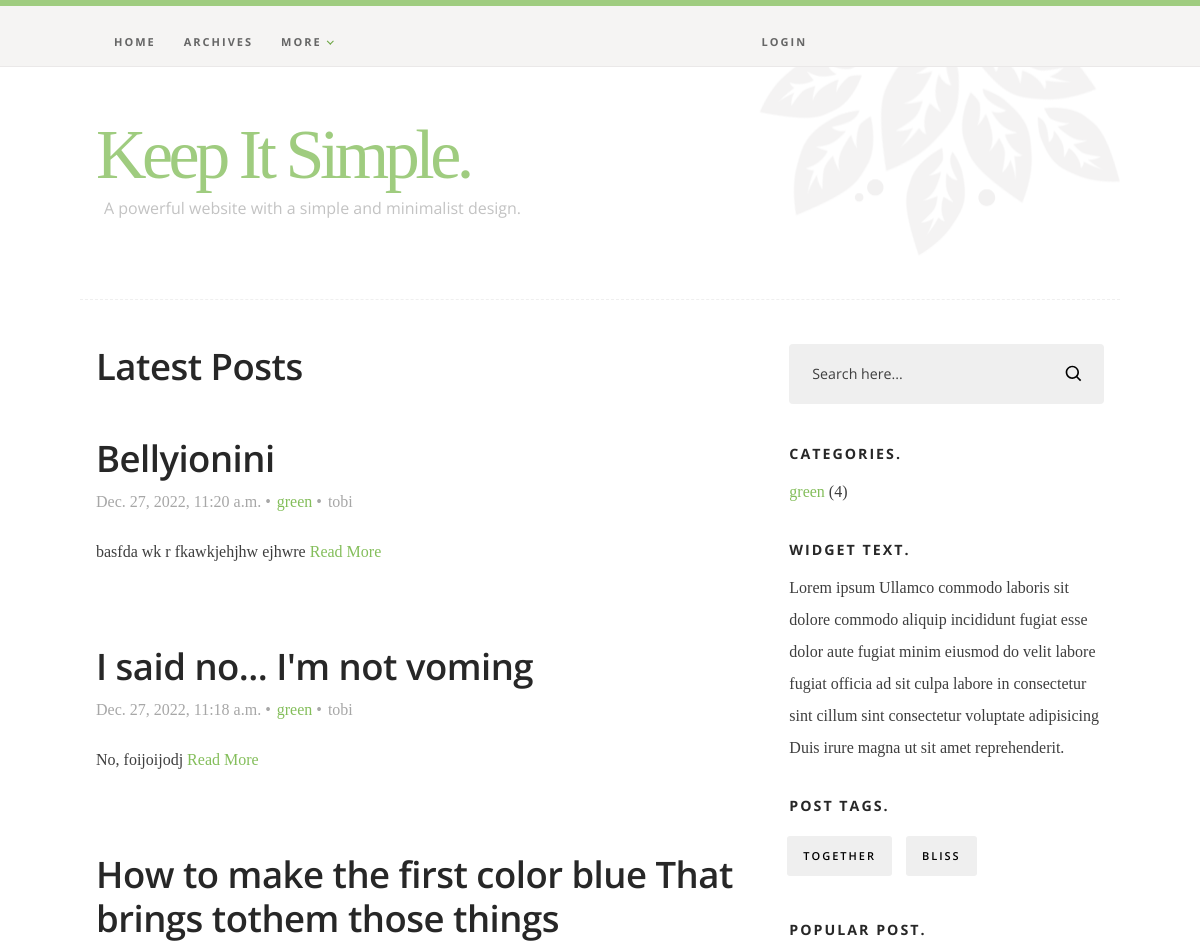
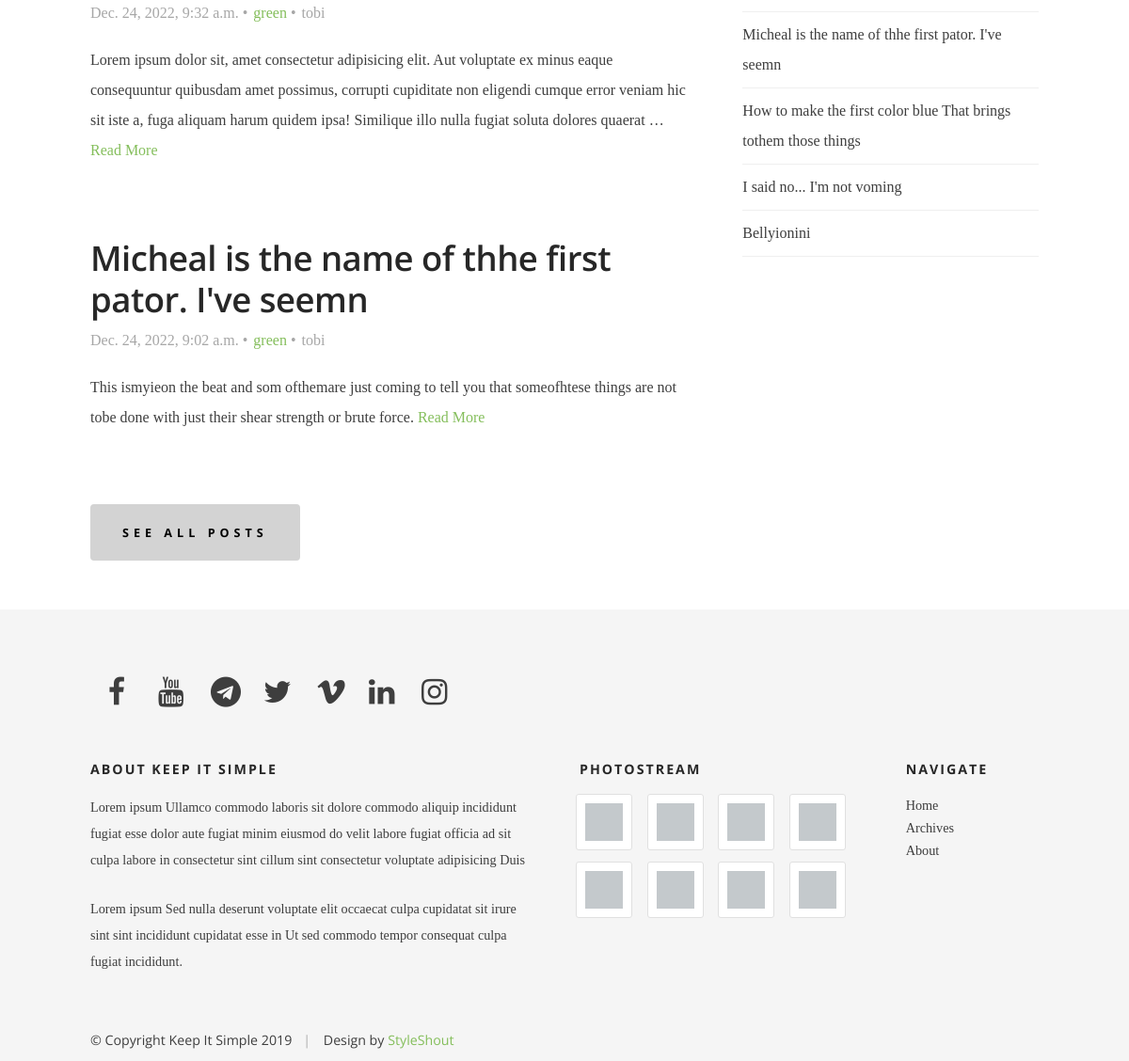
The page / on the database its author committed (2 pictures, top to bottom).
### blog/models.py (models this page shows, shortened)
class Post(models.Model):
    post_title = models.CharField(max_length=100)
    post_body = RichTextUploadingField()
    cover = models.ImageField(upload_to='images', blank=True)
    category = models.ForeignKey(Categories, related_name='categories', on_delete=models.CASCADE)
    author = models.ForeignKey(User,related_name= "author", null=True, blank=True, on_delete=models.CASCADE)
    tags = models.ManyToManyField(Tags, related_name = 'tags')
    post_date = models.DateTimeField(auto_now_add=True)
    slug = models.SlugField(null = True, blank = True, unique = True)
    status = models.BooleanField('Tick to publish post.', default = True)
    published = PublishedPostManager()
    objects = models.Manager()
    class Meta:
        verbose_name = ("Post")
        verbose_name_plural = ("Posts")
    def get_absolute_url(self):
        return reverse("blog_single", args=[self.post_date.strftime('%Y'), self.post_date.strftime('%m'),
        self.post_date.strftime('%d'), self.slug])

class Categories(models.Model):
    category = models.CharField(max_length=50)
    class Meta:
        verbose_name = ("Categories")
        verbose_name_plural = ("Categories")
    def __str__(self):
        return self.category

class Tags(models.Model):
    tag_name = models.CharField(max_length=50)
    class Meta:
        verbose_name = ("Tags")
        verbose_name_plural = ("Tags")

### blog/views.py (the view)
# urls.py: path('', views.index, name = "index"),
def index(request):
    posts = Post.published.all()
    categories = Categories.objects.all()
    tags = Tags.objects.all()
    return render(request, 'blog/index.html', {'posts': posts, 'categories': categories, 'tags': tags})

### blog/context_processors.py (called while the page is built)
def context_process(request):
    tags = Tags.objects.all()
    categories = Categories.objects.all()
    posts = Post.published.all
    user = request.user
    thumb_list = [1, 2, 3, 4, 5, 6, 7, 8]
    social_links = [{'facebook':'https://www.facebook.com/tobidada940'}, {'youtube': 'https://www.youtube.com/codingwithmitch'}, {'telegram': 'https://www.telegram.org/tobbs101'},
            {'twitter':'https://www.twitter.com/tobidada14'}, {'vimeo': 'https://www.facebook.com/tobidada940'}, {'linkedin': 'https://www.twitter.com/tobidada14'},
            {'instagram': 'https://www.telegram.org/tobbs101'}]
    return {'mytags': tags, 'categories': categories, 'posts': posts, 'user': user, 'thumbs': thumb_list, 'social_links': social_links}

### blog/models.py (called while the page is built)
    def get_queryset(self):
        return super().get_queryset().filter(status = True)

### blog/templates/blog/index.html
{% extends 'blog/base.html' %}
{% load static %}
{% block content %}
    <div class="s-content">
        <div class="row">
            <div id="main" class="s-content__main large-8 column">
                {% if posts %}
                    <h1 style="margin-left: 0rem; margin-top: 0;" class="entry__title h1">Latest Posts</h1><br>
                {% for post in posts reversed%}
                <article class="entry">
                    <header class="entry__header">
                        <h2 class="entry__title h1">
                            <a href="{{post.get_absolute_url}}" title="">{{post.post_title}}</a>
                        </h2>
                        <div class="entry__meta">
                            <ul>
                                <li>{{post.post_date}}</li>
                                <li><a href="{% url 'postlist' post.category %}" title="" rel="category tag">{{post.category}}</a></li>
                                <li>{{post.author}}</li>
                            </ul>
                        </div>
                    </header>
                    <div class="entry__content">
                          <p>
                        {{post.post_body|striptags|safe|truncatewords:40}}
                        <a href="{{post.get_absolute_url}}">Read More</a>
                        </p>
                    </div>
                </article>
                {% endfor %}
                <a href="{% url 'blog' %}"><button>See All Posts</button></a>
                {% else %}
                    <p>There aren't any posts yet. Create new post</p>
                {% endif %}
           </div>
           {% include "blog/sidebar.html" %}
       </div>
   </div>
   {% endblock content %}

### blog/templates/blog/sidebar.html (shortened to what this page needs)
{% load static %}
<!DOCTYPE html>
<html class="no-js" lang="en">
<head>
    <link rel="stylesheet" href="{% static 'css/base.css' %}">
    <link rel="stylesheet" href="{% static 'css/main.css' %}">
</head>
<body>
<div id="sidebar" class="s-content__sidebar large-4 column">
    <div class="widget widget--search">
       <form action="{% url 'process_search' %}">
          <input type="text" name="searchbox" value="Search here..." onblur="if(this.value == '') { this.value = 'Search here...'; }" onfocus="if (this.value == 'Search here...') { this.value = ''; }" class="text-search">
          <input type="submit" value="" class="submit-search">
       </form>
    </div>
    <div class="widget widget--categories">
        <h3 class="h6">Categories.</h3>
        <ul>
            {% for category in categories %}
             <li><a href="{% url 'postlist' category.category %}" title="">{{category.category}}</a> ({{category.categories.count}})</li>
             {% endfor %}
         </ul>
     </div>
     <div class="widget widget_text group">
         <h3 class="h6">Widget Text.</h3>
         <p>
         Lorem ipsum Ullamco commodo laboris sit dolore commodo aliquip incididunt fugiat esse dolor
         aute fugiat minim eiusmod do velit labore fugiat officia ad sit culpa labore in consectetur
         sint cillum sint consectetur voluptate adipisicing Duis irure magna ut sit amet reprehenderit.
         </p>
     </div>
     <div class="widget widget_tags">
         <h3 class="h6">Post Tags.</h3>
         <div class="tagcloud group">
             {% for mtag in mytags %}
             <a href="{% url 'tagposts' mtag.tag_name %}">{{mtag.tag_name}}</a>
             {% endfor %}
         </div>
     </div>
     <div class="widget widget_popular">
         <h3 class="h6">Popular Post.</h3>
         <ul class="link-list">
             {% for p in posts %}
             <li><a href="{{p.get_absolute_url}}">{{p.post_title}}</a></li>
             {% endfor %}
         </ul>
     </div>
</div>
</body>

### blog/static/css/base.css (style rules this page uses)
html { line-height: 1.15; -webkit-text-size-adjust: 100%; }
body { margin: 0; }
h1 { font-size: 2em; margin: 0.67em 0; }
a { background-color: transparent; }
button, input, optgroup, select, textarea { font-family: inherit; font-size: 100%; line-height: 1.15; margin: 0; }
button, input { overflow: visible; }
button, select { text-transform: none; }
button, [type="button"], [type="reset"], [type="submit"] { -webkit-appearance: button; }
html { font-size: 62.5%; -webkit-box-sizing: border-box; box-sizing: border-box; }
*, *::before, *::after { -webkit-box-sizing: inherit; box-sizing: inherit; }
body { font-weight: normal; line-height: 1; word-wrap: break-word; -moz-font-smoothing: grayscale; -moz-osx-font-smoothing: grayscale; -webkit-font-smoothing: antialiased; -webkit-overflow-scrolling: touch; -webkit-text-size-adjust: none; }
div, dl, dt, dd, ul, ol, li, h1, h2, h3, h4, h5, h6, pre, form, p, blockquote, th, td { margin: 0; padding: 0; }
p { font-size: inherit; text-rendering: optimizeLegibility; }
ol, ul { list-style: none; }
li { display: block; }
a { text-decoration: none; line-height: inherit; }
input[type="email"], input[type="number"], input[type="search"], input[type="text"], input[type="tel"], input[type="url"], input[type="password"], textarea { -webkit-appearance: none; -moz-appearance: none; appearance: none; }
.row { width: 92%; max-width: 1040px; margin: 0 auto; display: -ms-flexbox; display: -webkit-box; display: flex; -ms-flex-flow: row wrap; -webkit-box-orient: horizontal; -webkit-box-direction: normal; flex-flow: row wrap; }
.column { -ms-flex: 1 1 0%; -webkit-box-flex: 1; flex: 1 1 0%; padding: 0 20px; }
.large-4 { -ms-flex: 0 0 33.33333%; -webkit-box-flex: 0; flex: 0 0 33.33333%; max-width: 33.33333%; }
.large-8 { -ms-flex: 0 0 66.66667%; -webkit-box-flex: 0; flex: 0 0 66.66667%; max-width: 66.66667%; }
@media screen and (max-width:1200px) { .column { padding: 0 16px; } }

### rows shown on the page
Post: post_title "Bellyionini", post_date "Dec. 27, 2022, 11:20 a.m.", category "green", author "tobi", post_body "basfda wk r fkawkjehjhw ejhwre"
Post: post_title "I said no... I'm not voming", post_date "Dec. 27, 2022, 11:18 a.m.", category "green", author "tobi", post_body "No, foijoijodj"
Post: post_title "How to make the first color blue That brings tothem those things", post_date "Dec. 24, 2022, 9:32 a.m.", category "green", author "tobi", post_body "Lorem ipsum dolor sit, amet consectetur adipisicing elit. Aut voluptate ex minus eaque consequuntur quibusdam amet possimus, corrupti cupiditate non eligendi cumque error veniam hic sit iste a, fuga aliquam harum quidem ipsa! Similique illo nulla fugiat soluta dolores quaerat …"
Post: post_title "Micheal is the name of thhe first pator. I've seemn", post_date "Dec. 24, 2022, 9:02 a.m.", category "green", author "tobi", post_body "This ismyieon the beat and som ofthemare just coming to tell you that someofhtese things are not tobe done with just their shear strength or brute force."
Categories: category "green", categories.count "4"
Tags: tag_name "TOGETHER"
Tags: tag_name "BLISS"
